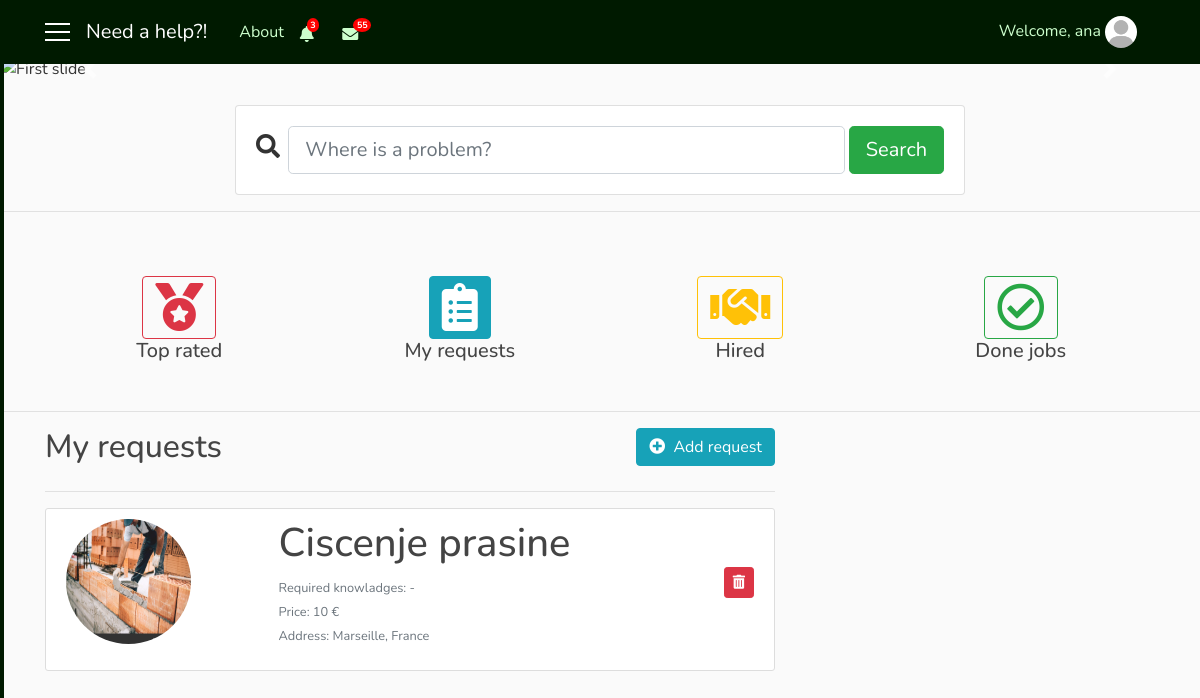
Before: /requests_user/1 (signed in) with the older database file.
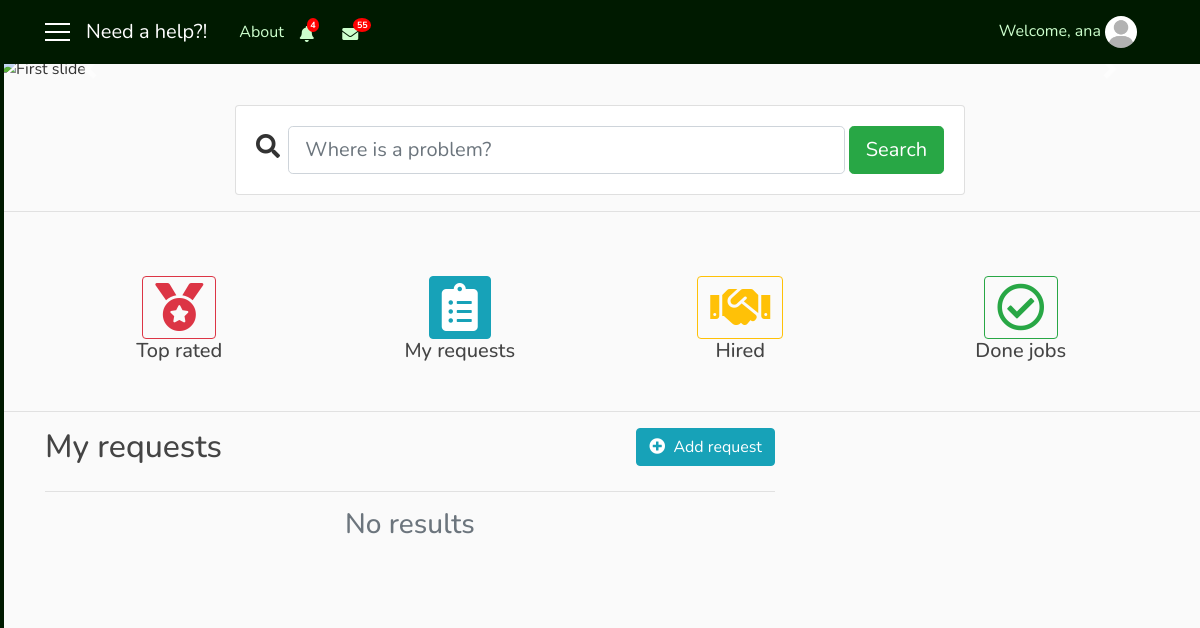
After: the same page with the newer database file.
### user/models.py (models this page shows, shortened)
class Requests(models.Model):
    user = models.ForeignKey(User, on_delete=models.CASCADE)
    job_title = models.CharField(max_length=30)
    required_knowledges = models.TextField(max_length=1000)
    price = models.IntegerField()
    address = models.CharField(max_length=30)
    job_description = models.TextField(max_length=1000)
    date = models.DateTimeField(auto_now_add=True)
    photo = models.ImageField(default='default_request.jpg', upload_to='requests_user')
    visible = models.BooleanField(default=True)

### need_a_help_app/views.py (the view)
# urls.py: path('requests_user/<int:pk>', views.RequestsView.as_view(), name='requests_user'),
class RequestsView(LoginRequiredMixin, ListView):
    model = Requests
    template_name = 'user/requests_user.html'
    context_object_name = 'req'
    paginate_by = 4
    def get_queryset(self):
        user = get_object_or_404(User, pk=self.kwargs.get('pk'))
        return Requests.objects.filter(user=user, visible=True).order_by('-date')
    def get_context_data(self, **kwargs):
        context_data = super(RequestsView, self).get_context_data(**kwargs)
        us = self.request.user
        not_c = ClientNotifications.objects.filter(client=us, remove=False).order_by('-date')
        not_cli = ClientNotifications.objects.filter(client=us, seen=False).count()
        context_data['not_c'] = not_c
        context_data['not_cli'] = not_cli
        return context_data

### user/templates/user/requests_user.html (shortened to what this page needs)
{% extends 'need_a_help_app/base.html' %}
{% block notify_client %}
    {% if not_c %}
        <i class="nav-item nav-link fas fa-bell mt-1 popOver" data-title="Notifications" data-content="
            <div class='container'>
                {% for n in not_c|slice:'5' %}
                    <div {% if not n.seen %}class='row not_seen'{% else %}class='row not_row' style='cursor: pointer;'{% endif %} onclick='location.href=&quot;{{ n.url_to_go }}?not_c={{ n.id }}&quot;;' {% if not n.seen %}style='background: #f2f2f2;'{% endif %}>
                        {{ n.notification }}
                        <div class='col-sm-3 col-md-3 col-lg-3'>
                            <small class='text-secondary text-muted'>{{ n.date|date:'dM H:i' }}</small>
                        </div>
                    </div>
                    <hr width=100%>
                {% endfor %}
                <div class='row'>
                    <div class='col-sm-12 col-md-12 col-lg-12 pl-5'>
                        <a href='{% url 'notifications_client' user.id %}'>Show all notifications</a>
                    </div>
                </div>
            </div>" data-placement="bottom" data-html="true" data-toggle="popover" data-container="body" data-trigger="click"></i>
        {% if not_cli %}
            <span class="badge badge-notify-bell">{{ not_cli }}</span>
        {% endif %}
    {% else %}
        <i class="nav-item nav-link fas fa-bell mt-1 popOver" data-title="Notifications" data-content="
            <h6 class='text-secondary text-muted' align='center'>No results</h6>" data-placement="bottom" data-html="true" data-toggle="popover" data-container="body" data-trigger="hover"></i>
    {% endif %}
{% endblock %}
{% block mess_client %}
        <span class="badge badge-notify-mess">55</span>
{% endblock %}
{% block content %}
   <div class="row">
    <div class="col-sm-8">
        <h2>My requests</h2>
    </div>
    <div class="col-sm-4" align="right">
        <a class="btn btn-info" href="{% url 'add_request' %}"><i class="fas fa-plus-circle"></i>&nbsp Add request</a>
    </div>
   </div>
   <hr width="100%">
   {% if req %}
       {% for i in req %}
            {% if i.visible %}
                <article class="media content-section">
                    <div class="media-body">
                        <div class="row">
                            <div class="col-sm-3">
                                <a href="{% url 'request_detail' i.id %}">
                                    <img class="rounded-circle account-img" src="{{ i.photo.url }}">
                                </a>
                            </div>
                            <div class="col-sm-7 pl-5">
                                <h1>{{ i.job_title }}</h1>
                                <small class="text-secondary text-muted">Required knowladges: {{ i.required_knowledges }}</small><br>
                                <small class="text-secondary text-muted">Price: {{ i.price }} €</small><br>
                                <small class="text-secondary text-muted">Address: {{ i.address }}</small><br>
                            </div>
                            <div class="col-sm-2" align="right">
                                <a href="{% url 'request_delete' i.id %}" class="btn btn-danger btn-sm mt-5 mb-1"><i class="fas fa-trash-alt"></i></a>
                            </div>
                        </div>
                    </div>
                </article>
            {% endif %}
       {% endfor %}
   {% else %}
    <h3 class="text-secondary text-muted" align="center">No results</h3>
   {% endif %}
    <div class="container" align="center">
        <div class="row">
            <div class="col-sm-12 col-md-12 col-lg-12 align-items-center justify-content" style="margin: auto">
            </div>
        </div>
   </div>
{% endblock %}

Changed rows visible on the page:
no longer on this page (row edited): Requests: photo (placeholder picture), job_title "Ciscenje prasine", required_knowledges "-", price "10", address "Marseille, France"
Other visible differences:
{{ not_cli }}: "3" → "4"
text now shown: "No results"
